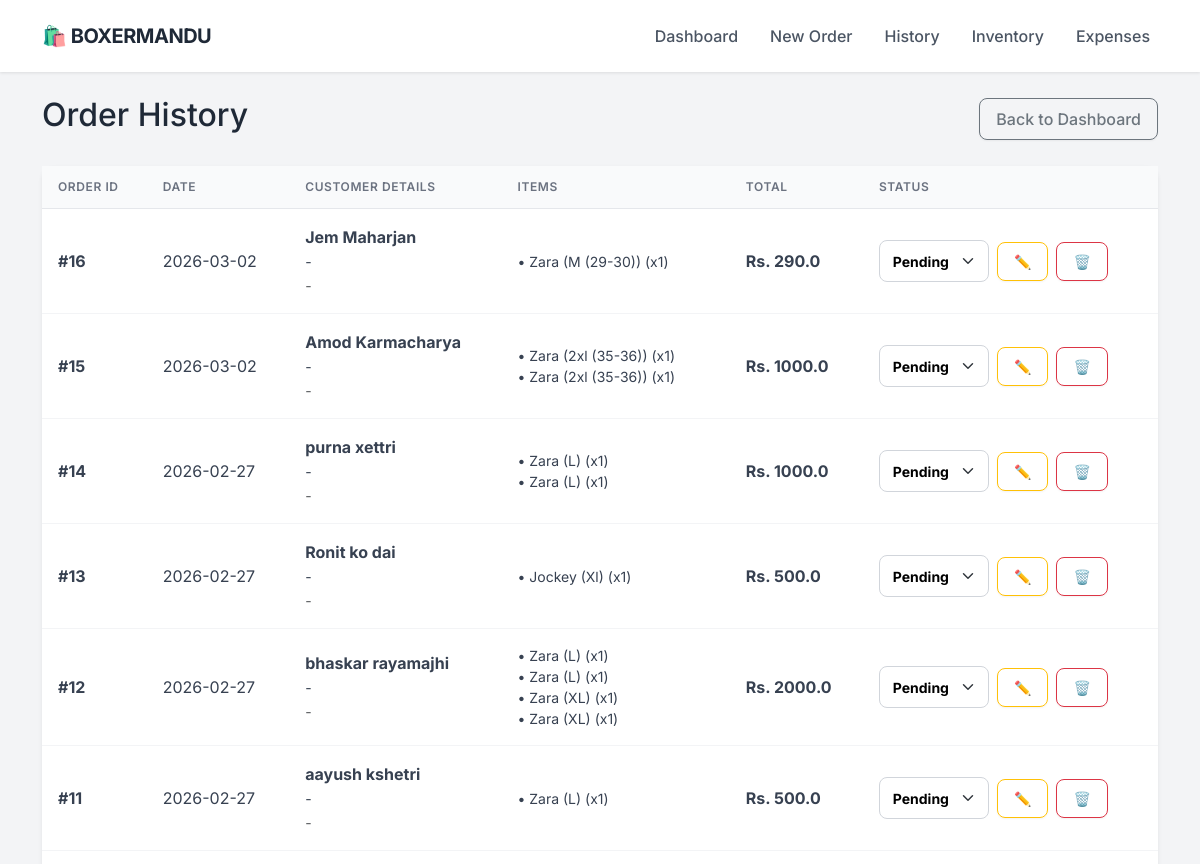
The page /orders (upper part) on the database as committed earlier.
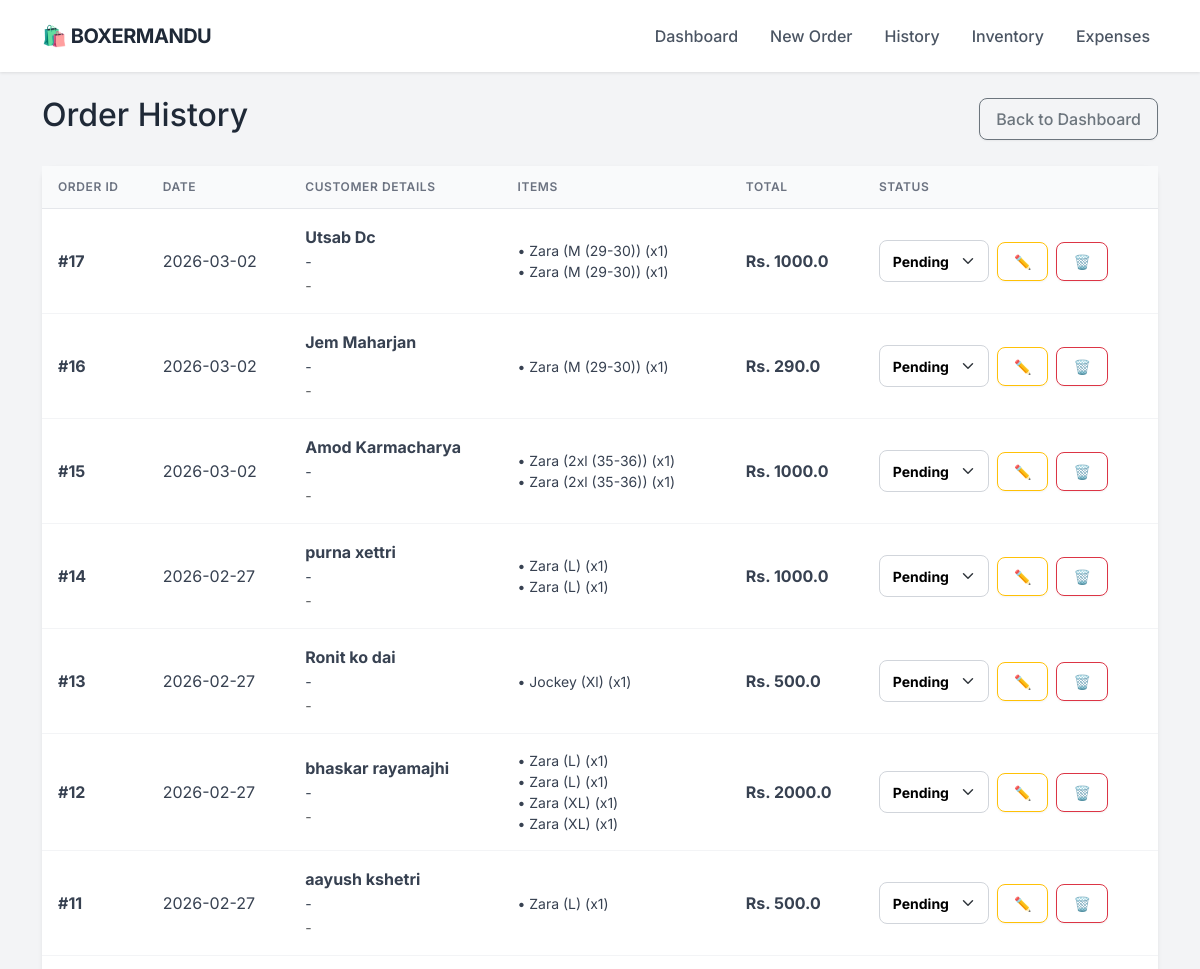
The same page on the database as committed later.
### app.py (models this page shows)
class Order(db.Model):
    id = db.Column(db.Integer, primary_key=True)
    customer_name = db.Column(db.String(100), nullable=False)
    phone = db.Column(db.String(20), nullable=False)
    address = db.Column(db.String(200), nullable=True)
    date = db.Column(db.DateTime, default=datetime.utcnow)
    total_amount = db.Column(db.Float, default=0.0)
    profit = db.Column(db.Float, default=0.0)
    status = db.Column(db.String(20), default='Pending')
    items = db.relationship('OrderItem', backref='order', lazy=True)

class OrderItem(db.Model):
    id = db.Column(db.Integer, primary_key=True)
    order_id = db.Column(db.Integer, db.ForeignKey('order.id'), nullable=False)
    product_id = db.Column(db.Integer, db.ForeignKey('product.id'), nullable=False)
    quantity = db.Column(db.Integer, nullable=False)
    discount = db.Column(db.Float, default=0.0)
    subtotal = db.Column(db.Float, nullable=False)
    product_name = db.Column(db.String(100))

### app.py (the view)
@app.route('/orders')
def order_history():
    all_orders = Order.query.order_by(Order.date.desc()).all()
    return render_template('orders.html', orders=all_orders)

### templates/orders.html (shortened to what this page needs)
{% extends "layout.html" %}
{% block content %}
<div class="d-flex justify-content-between align-items-center mb-4">
    <h2>Order History</h2>
    <a href="/" class="btn btn-outline-secondary">Back to Dashboard</a>
</div>
<div class="card shadow-sm">
    <div class="card-body p-0">
        <table class="table table-hover mb-0 align-middle">
            <thead class="table-light">
                <tr>
                    <th>Order ID</th>
                    <th>Date</th>
                    <th>Customer Details</th>
                    <th>Items</th>
                    <th>Total</th>
                    <th>Status</th>
                </tr>
            </thead>
            <tbody>
                {% for order in orders %}
                <tr>
                    <td><strong>#{{ order.id }}</strong></td>
                    <td>{{ order.date.strftime('%Y-%m-%d') }}</td>
                    <td>
                        <strong>{{ order.customer_name }}</strong><br>
                        <small>{{ order.phone }}</small><br>
                        <small class="text-muted">{{ order.address }}</small>
                    </td>
                    <td>
                        <ul class="list-unstyled mb-0 small">
                        {% for item in order.items %}
                            <li>• {{ item.product_name }} (x{{ item.quantity }})</li>
                        {% endfor %}
                        </ul>
                    </td>
                    <td><strong>Rs. {{ order.total_amount }}</strong></td>
                    <td>
                        <div class="d-flex gap-2 align-items-center">
                            <form action="/update_status/{{ order.id }}" method="POST">
                                <select name="status" class="form-select form-select-sm"
                                        style="width: 110px; font-weight: bold;
                                        color: {{ 'green' if order.status == 'Delivered' else ('blue' if order.status == 'Shipped' else 'black') }}"
                                        onchange="this.form.submit()">
                                    <option value="Pending" {% if order.status == 'Pending' %}selected{% endif %}>Pending</option>
                                </select>
                            </form>
                            <a href="/edit_order/{{ order.id }}" class="btn btn-sm btn-outline-warning" title="Edit Order">✏️</a>
                            <a href="/delete_order/{{ order.id }}"
                               class="btn btn-sm btn-outline-danger"
                               onclick="return confirm('Are you sure? This will delete the order and RESTORE the stock.')"
                               title="Delete Order">
                                🗑️
                            </a>
                        </div>
                    </td>
                </tr>
                {% endfor %}
            </tbody>
        </table>
    </div>
</div>
{% endblock %}

### templates/layout.html (shortened to what this page needs)
<!DOCTYPE html>
<html lang="en">
<head>
    <link href="https://cdn.jsdelivr.net/npm/bootstrap@5.3.0/dist/css/bootstrap.min.css" rel="stylesheet">
</head>
<body>
    <nav class="navbar navbar-expand-lg sticky-top">
        <div class="container">
            <a class="navbar-brand" href="/">
                🛍️ BOXERMANDU
            </a>
            <div class="collapse navbar-collapse" id="navbarNav">
                <ul class="navbar-nav ms-auto">
                    <li class="nav-item"><a class="nav-link" href="/">Dashboard</a></li>
                    <li class="nav-item"><a class="nav-link" href="/new_order">New Order</a></li>
                    <li class="nav-item"><a class="nav-link" href="/orders">History</a></li>
                    <li class="nav-item"><a class="nav-link" href="/inventory">Inventory</a></li>
                    <li class="nav-item"><a class="nav-link" href="/expenses">Expenses</a></li>
                </ul>
            </div>
        </div>
    </nav>
    <div class="container py-4">
        {% block content %}{% endblock %}
    </div>
</body>
</html>

### templates/layout.html (style rules this page uses)
:root { --primary-color: #2563eb; --bg-color: #f3f4f6; --text-dark: #1f2937; --card-shadow: 0 4px 6px -1px rgba(0, 0, 0, 0.1), 0 2px 4px -1px rgba(0, 0, 0, 0.06); }
body { font-family: 'Inter', sans-serif; background-color: var(--bg-color); color: var(--text-dark); }
.navbar { background-color: #ffffff; box-shadow: 0 1px 3px rgba(0,0,0,0.1); padding: 1rem 0; }
.navbar-brand { font-weight: 700; color: var(--text-dark) !important; font-size: 1.25rem; letter-spacing: -0.5px; }
.nav-link { color: #4b5563 !important; font-weight: 500; margin-left: 1rem; transition: color 0.2s; }
.card { border: none; border-radius: 12px; box-shadow: var(--card-shadow); background: #ffffff; transition: transform 0.2s; }
.btn { border-radius: 8px; font-weight: 500; padding: 0.5rem 1rem; box-shadow: 0 1px 2px 0 rgba(0, 0, 0, 0.05); }
.table { margin-bottom: 0; }
.table thead th { background-color: #f9fafb; color: #6b7280; font-size: 0.75rem; text-transform: uppercase; letter-spacing: 0.05em; font-weight: 600; border-bottom: 1px solid #e5e7eb; padding: 0.75rem 1rem; }
.table tbody td { padding: 1rem 1rem; vertical-align: middle; color: #374151; border-bottom: 1px solid #f3f4f6; }
.form-control, .form-select { border-radius: 8px; border: 1px solid #d1d5db; padding: 0.6rem 0.8rem; }

Rows that differ between the two databases and show on the page:
added Order: id "17", date "2026-03-02", customer_name "Utsab Dc", phone "-", address "-", total_amount "1000.0", status "Pending"
added OrderItem: product_name "Zara (M (29-30))", quantity "1", shown under "17"
added OrderItem: product_name "Zara (M (29-30))", quantity "1", shown under "17"
